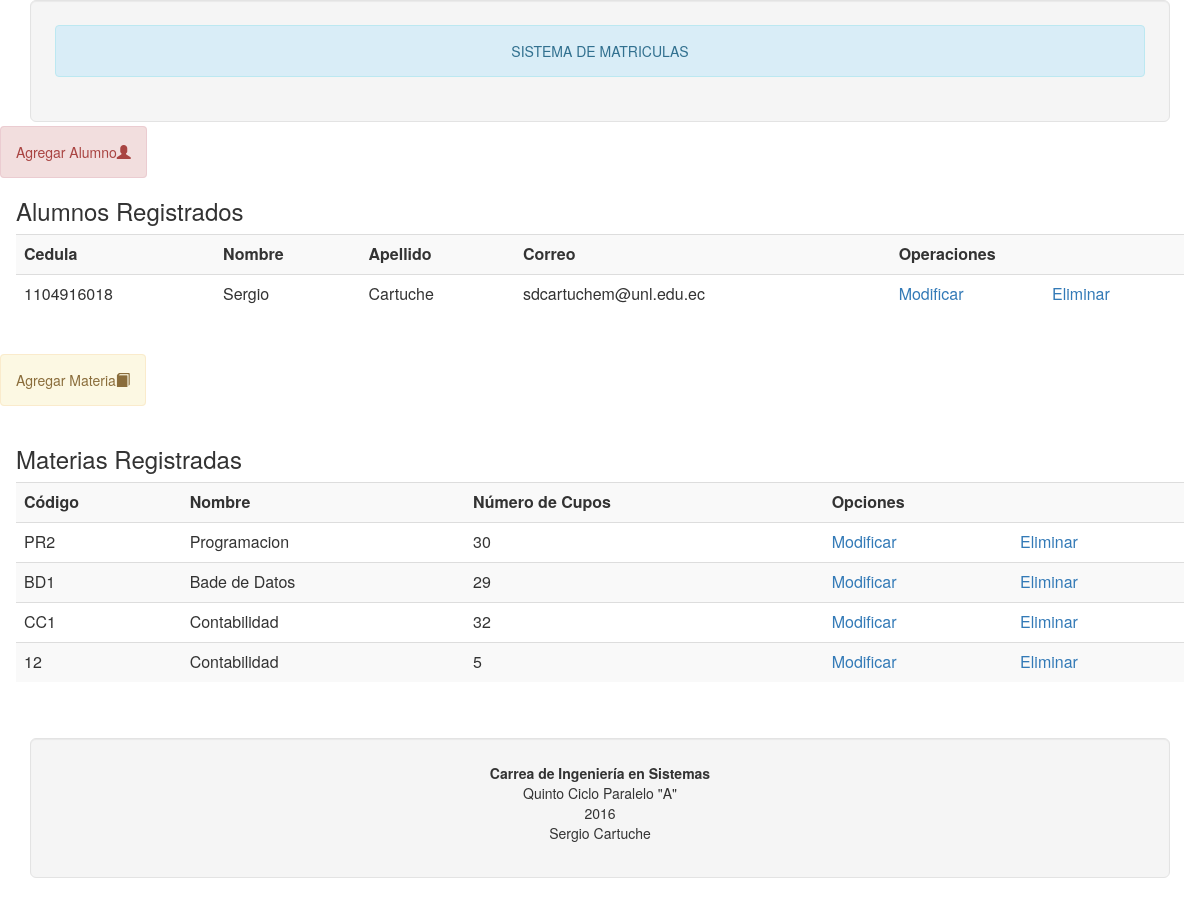
The page / on the database its author committed.
### materia/models.py (models this page shows, shortened)
class Alumno(models.Model):
	nombre=models.CharField(max_length=60)
	apellido=models.CharField(max_length=60)
	cedula=models.CharField(max_length=10)
	correo=models.EmailField(max_length=30)

class Materia(models.Model):
	nombre_materia=models.CharField(max_length=60)
	codigo=models.CharField(max_length=10)
	cupo=models.IntegerField()

### materia/views.py (the view)
# urls.py: url(r'^$', 'materia.views.inicio'),
def inicio(request):
	lista_alumno=Alumno.objects.all()
	lista_materia=Materia.objects.all()
	context={
		'lista_alumno':lista_alumno,
		'lista_materia':lista_materia,
	}
	return render(request,"inicio.html",context)

### templates/inicio.html (shortened to what this page needs)
<head>
</head>
{%extends "master.html"%}
{%block contenido%}
	<a href="../materia/crear_alumno" class="alert alert-danger alert-dimissible" role="alert">Agregar Alumno<span class="glyphicon glyphicon-user"></span></a>
	<div class="alert alert-succes">
		<table class="table table-striped">
			<h3>Alumnos Registrados</h3>
			<tr>
				<td><b>Cedula</b></td>
				<td><b>Nombre</b></td>
				<td><b>Apellido</b></td>
				<td><b>Correo</b></td>
				<td colspan="2"><b>Operaciones</b></td>
			</tr>
			{%for c in lista_alumno%}
			<tr>
				<td>{{c.cedula}}</td>
				<td>{{c.nombre}}</td>
				<td>{{c.apellido}}</td>
				<td>{{c.correo}}</td>
				<td><a href="../materia/modificar_alumno?cedula={{c.cedula}}">Modificar</a></td>
				<td><a href="../materia/eliminar_alumno?cedula={{c.cedula}}">Eliminar</a></td>
			</tr>
			{%endfor%}
		</table>
	</div>
	<a href="../materia/crear_materia" class="alert alert-warning alert-dimissible" role="alert">Agregar Materia<span class="glyphicon glyphicon-book"></span></a><br><br>
	<div class="alert alert-succes">
		<table class="table table-striped">
			<h3>Materias Registradas</h3>
			<tr>
				<td><b>Código</b></td>
				<td><b>Nombre</b></td>
				<td><b>Número de Cupos</b></td>
				<td colspan="2"><b>Opciones</b></td>
			</tr>
			{%for m in lista_materia%}
			<tr>
				<td>{{m.codigo}}</td>
				<td>{{m.nombre_materia}}</td>
				<td>{{m.cupo}}</td>
				<td><a href="../materia/modificar_materia?codigo={{m.codigo}}">Modificar</a></td>
				<td><a href="../materia/eliminar_materia?codigo={{m.codigo}}">Eliminar</a></td>
			</tr>
			{%endfor%}
		</table>
	</div>
{%endblock contenido%}

### templates/master.html (shortened to what this page needs)
<!DOCTYPE html>
<html>
<head>
	<link rel="stylesheet" href="https://maxcdn.bootstrapcdn.com/bootstrap/3.3.6/css/bootstrap.min.css">
</head>
<body>
	{%include "header.html"%}
		{%block contenido%}
		{%endblock contenido%}
	{%include "footer.html"%}
</body>
</html>

### templates/header.html
<div class="container">
	<div class="well well-lg">
		<div class="alert alert-info">
			<div class="text-center">SISTEMA DE MATRICULAS</div>
		</div>
	</div>
</div>

### templates/footer.html
<div class="container">
	<div class="well well-lg">
		<p class="text-center">
			<strong>Carrea de Ingeniería en Sistemas</strong>
			<br>Quinto Ciclo Paralelo "A"
			<br>2016
			<br>Sergio Cartuche
		</p>
	</div>
</div>

### rows shown on the page
Alumno: cedula "1104916018", nombre "Sergio", apellido "Cartuche", correo "sdcartuchem@unl.edu.ec"
Materia: codigo "PR2", nombre_materia "Programacion", cupo "30"
Materia: codigo "BD1", nombre_materia "Bade de Datos", cupo "29"
Materia: codigo "CC1", nombre_materia "Contabilidad", cupo "32"
Materia: codigo "12", nombre_materia "Contabilidad", cupo "5"
